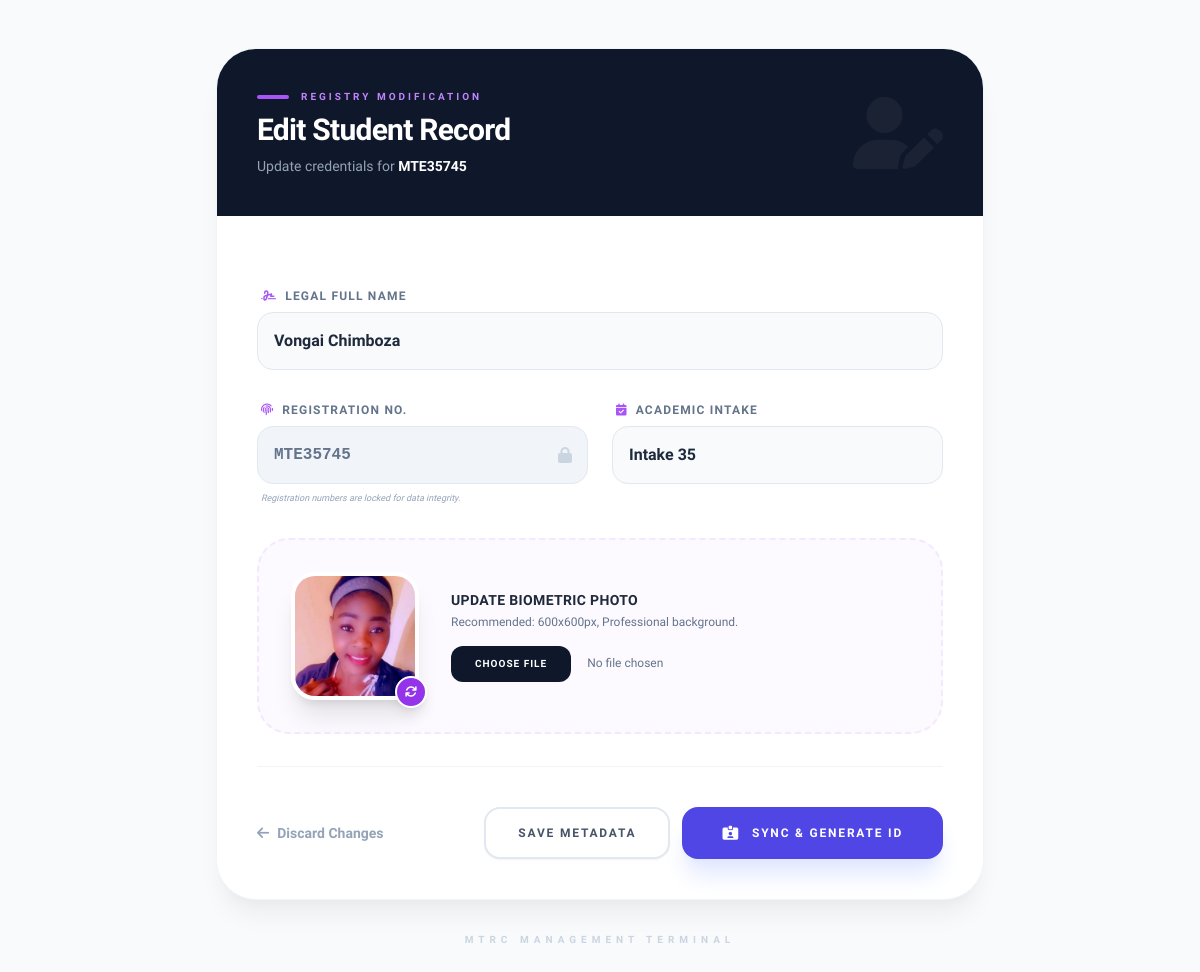
/canteen/edit/MTE35745/ (signed in), run on the app's committed database.
### canteen/models.py (models this page shows, shortened)
class Student(models.Model):
    full_name = models.CharField(max_length=100)
    student_id = models.CharField(max_length=20, unique=True)
    student_intake = models.CharField(max_length=100)
    qr_code_data = models.CharField(max_length=255, unique=True, blank=True)
    photo = models.ImageField(upload_to='student_photos/', default='logo.png')
    is_active = models.BooleanField(default=True)

### canteen/views.py (the view, shortened to what this page needs)
# urls.py: path('edit/<str:student_id>/', views.edit_student, name='edit_student'),
@login_required
@user_passes_test(is_admin)
def edit_student(request, student_id):
    student = get_object_or_404(Student, student_id=student_id)
    return render(request, 'adminstration/edit_student.html', {'student': student})

### canteen/views.py (called while the page is built)
def is_admin(user):
    return user.is_superuser or user.is_staff

### templates/adminstration/edit_student.html (shortened to what this page needs)
<!DOCTYPE html>
<html lang="en">
<head>
    <script src="https://cdn.tailwindcss.com"></script>
    <link rel="stylesheet" href="https://cdnjs.cloudflare.com/ajax/libs/font-awesome/6.4.0/css/all.min.css">
</head>
<body class="p-4 md:p-12">
    <div class="max-w-3xl mx-auto bg-white rounded-[2.5rem] overflow-hidden form-card border border-slate-100">
        <div class="bg-slate-900 p-10 text-white relative">
            <div class="relative z-10">
                <div class="flex items-center gap-3 mb-2">
                    <div class="h-1 w-8 bg-purple-500 rounded-full"></div>
                    <span class="text-[10px] font-black uppercase tracking-[0.3em] text-purple-400">Registry Modification</span>
                </div>
                <h2 class="text-3xl font-extrabold tracking-tight">Edit Student Record</h2>
                <p class="text-slate-400 text-sm mt-2">Update credentials for <span class="text-white font-bold">{{ student.student_id }}</span></p>
            </div>
            <i class="fa-solid fa-user-pen absolute right-10 top-1/2 -translate-y-1/2 text-7xl text-white/5 pointer-events-none"></i>
        </div>
        <form method="POST" enctype="multipart/form-data" class="p-10 space-y-8">
            <div class="space-y-2">
                <label class="flex items-center gap-2 text-xs font-black text-slate-500 uppercase tracking-widest ml-1">
                    <i class="fa-solid fa-signature text-purple-500"></i>
                    Legal Full Name
                </label>
                <input type="text" name="full_name" value="{{ student.full_name }}"
                       placeholder="e.g. John Doe"
                       class="w-full p-4 bg-slate-50 border border-slate-200 rounded-2xl focus:ring-4 focus:ring-purple-500/10 focus:border-purple-500 outline-none input-focus font-bold text-slate-800 transition-all">
            </div>
            <div class="grid grid-cols-1 md:grid-cols-2 gap-6">
                <div class="space-y-2">
                    <label class="flex items-center gap-2 text-xs font-black text-slate-500 uppercase tracking-widest ml-1">
                        <i class="fa-solid fa-fingerprint text-purple-500"></i>
                        Registration No.
                    </label>
                    <div class="relative group">
                        <input type="text" name="student_id" value="{{ student.student_id }}"
                               class="w-full p-4 bg-slate-100 border border-slate-200 rounded-2xl text-slate-500 font-mono font-bold cursor-not-allowed"
                               readonly>
                        <i class="fa-solid fa-lock absolute right-4 top-1/2 -translate-y-1/2 text-slate-300"></i>
                    </div>
                    <p class="text-[9px] text-slate-400 italic px-1">Registration numbers are locked for data integrity.</p>
                </div>
                <div class="space-y-2">
                    <label class="flex items-center gap-2 text-xs font-black text-slate-500 uppercase tracking-widest ml-1">
                        <i class="fa-solid fa-calendar-check text-purple-500"></i>
                        Academic Intake
                    </label>
                    <input type="text" name="student_intake" value="{{ student.student_intake }}"
                           placeholder="e.g. 2026"
                           class="w-full p-4 bg-slate-50 border border-slate-200 rounded-2xl focus:ring-4 focus:ring-purple-500/10 focus:border-purple-500 outline-none input-focus font-bold text-slate-800 transition-all">
                </div>
            </div>
            <div class="p-8 bg-purple-50/50 rounded-[2rem] border-2 border-dashed border-purple-100 flex flex-col md:flex-row items-center gap-8">
                <div class="relative group">
                    {% if student.photo %}
                        <img src="{{ student.photo.url }}" class="w-32 h-32 rounded-3xl object-cover border-4 border-white shadow-xl group-hover:scale-105 transition-transform">
                    {% else %}
                        <div class="w-32 h-32 rounded-3xl bg-white border-2 border-slate-200 flex flex-col items-center justify-center text-slate-300 shadow-inner">
                            <i class="fa-solid fa-camera text-2xl mb-1"></i>
                            <span class="text-[10px] font-black uppercase tracking-tighter">No Image</span>
                        </div>
                    {% endif %}
                    <div class="absolute -bottom-2 -right-2 bg-purple-600 text-white w-8 h-8 rounded-full flex items-center justify-center shadow-lg border-2 border-white">
                        <i class="fa-solid fa-arrows-rotate text-xs"></i>
                    </div>
                </div>
                <div class="flex-1 text-center md:text-left">
                    <h4 class="font-black text-slate-800 text-sm uppercase tracking-wide mb-1">Update Biometric Photo</h4>
                    <p class="text-xs text-slate-500 mb-4">Recommended: 600x600px, Professional background.</p>
                    <input type="file" name="photo"
                           class="block w-full text-xs text-slate-500
                                  file:mr-4 file:py-2.5 file:px-6
                                  file:rounded-xl file:border-0
                                  file:text-[10px] file:font-black file:uppercase file:tracking-widest
                                  file:bg-slate-900 file:text-white
                                  hover:file:bg-purple-600 file:transition-all cursor-pointer">
                </div>
            </div>
            <div class="flex flex-col sm:flex-row justify-between items-center gap-6 pt-10 border-t border-slate-100">
                <a href="{% url 'student_dashboard' %}" class="group flex items-center gap-2 text-slate-400 font-bold text-sm hover:text-slate-600 transition-all">
                    <i class="fa-solid fa-arrow-left group-hover:-translate-x-1 transition-transform"></i>
                    Discard Changes
                </a>
                <div class="flex flex-col sm:flex-row gap-3 w-full sm:w-auto">
                    <button type="submit" name="save_only"
                            class="bg-white border-2 border-slate-200 text-slate-600 px-8 py-4 rounded-2xl font-black text-xs uppercase tracking-[0.15em] hover:bg-slate-50 hover:border-slate-300 transition-all shadow-sm">
                        Save Metadata
                    </button>
                    <button type="submit" name="save_regenerate"
                            class="bg-indigo-600 text-white px-10 py-4 rounded-2xl font-black text-xs uppercase tracking-[0.15em] hover:bg-indigo-700 shadow-xl shadow-indigo-100 transition-all active:scale-95 flex items-center justify-center gap-3">
                        <i class="fa-solid fa-id-card-clip text-sm"></i>
                        Sync & Generate ID
                    </button>
                </div>
            </div>
        </form>
    </div>
    <div class="mt-8 text-center">
        <p class="text-[10px] font-black text-slate-300 uppercase tracking-[0.5em]">MTRC Management Terminal</p>
    </div>
</body>
</html>

### templates/adminstration/edit_student.html (style rules this page uses)
body { font-family: 'Plus Jakarta Sans', sans-serif; background-color: #f8fafc; }
.form-card { box-shadow: 0 20px 25px -5px rgba(0, 0, 0, 0.05), 0 10px 10px -5px rgba(0, 0, 0, 0.02); }
.input-focus { transition: all 0.2s ease; }

### data on the page
Student: student_id "MTE35745", full_name "Vongai Chimboza", student_intake "Intake 35", photo (picture)
